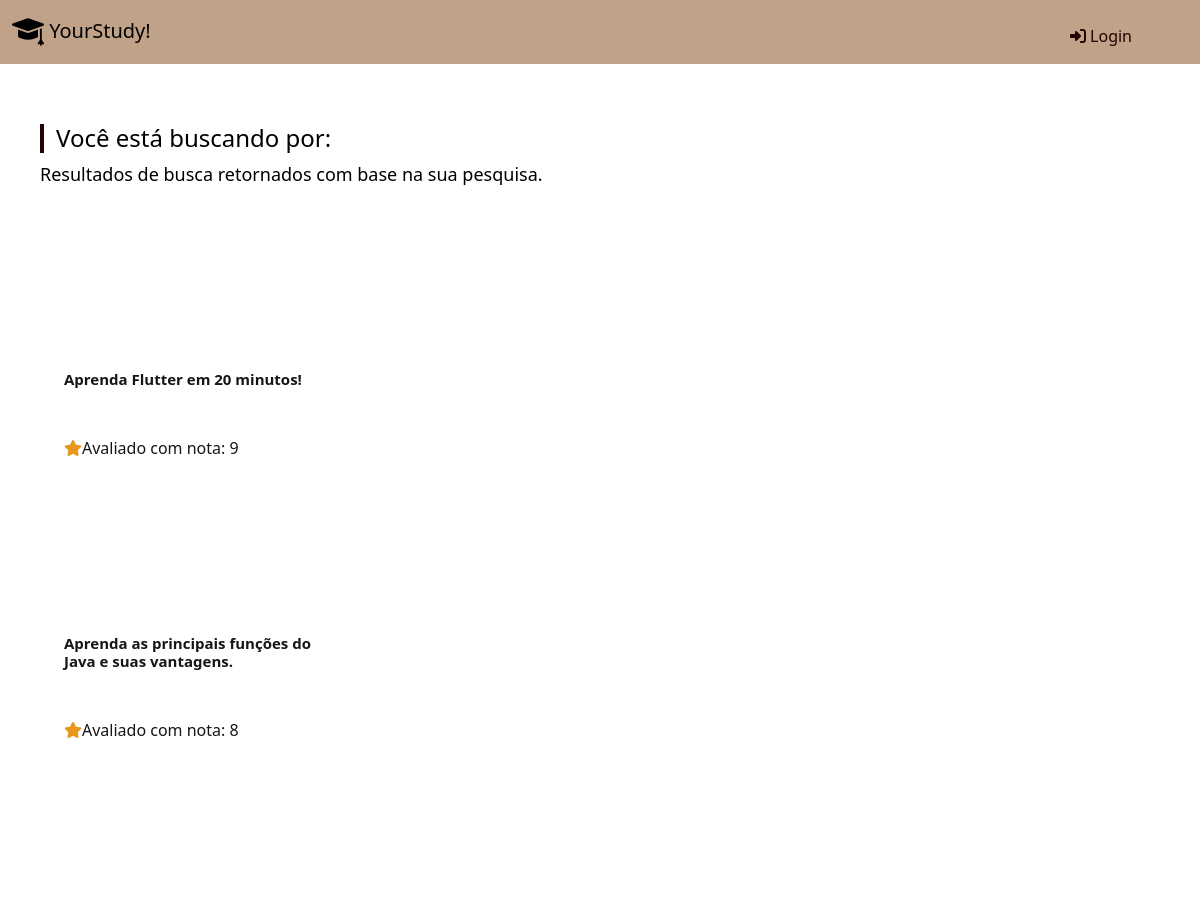
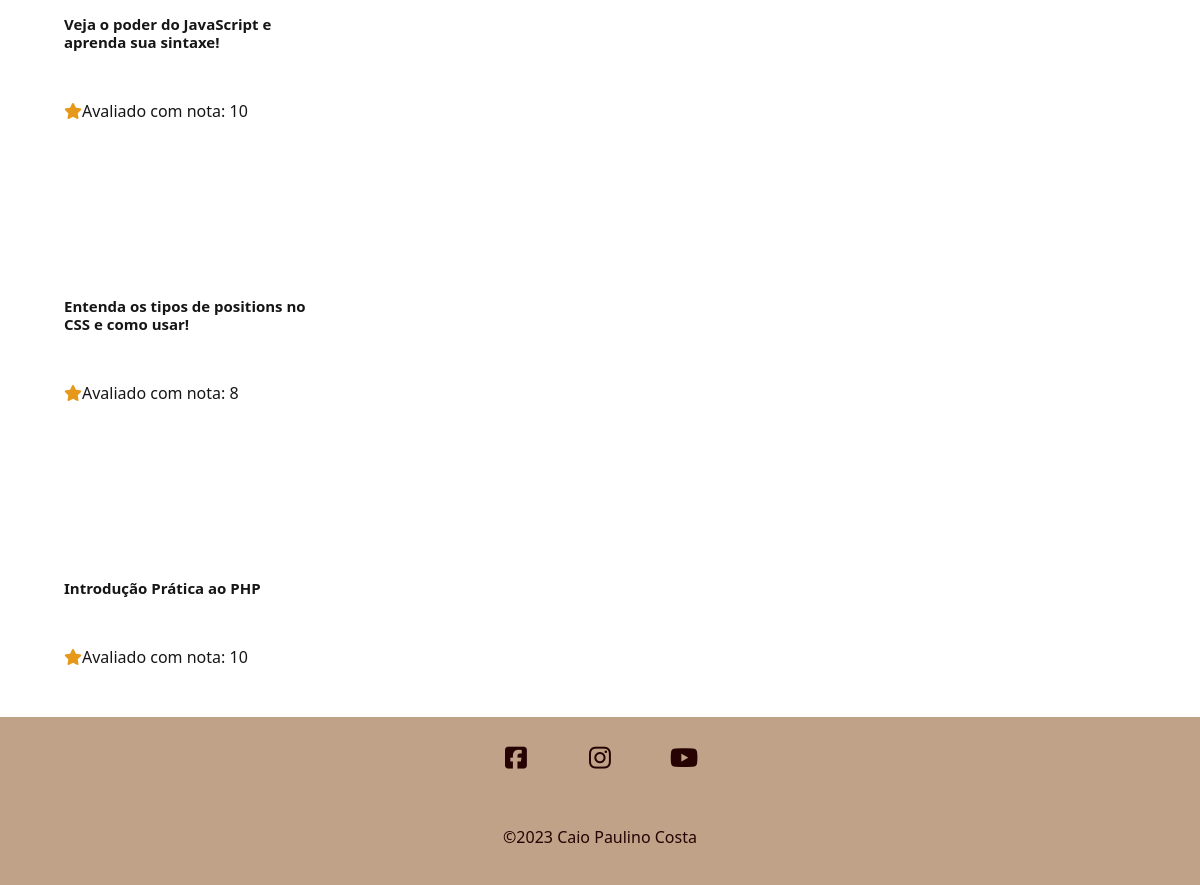
Screenshot of /search.php with the database file from the repository (2 pictures, top to bottom).
### tables this page shows
CREATE TABLE `lessons` (
  `id` int(11) UNSIGNED NOT NULL,
  `title` varchar(255) DEFAULT NULL,
  `description` varchar(255) DEFAULT NULL,
  `content` varchar(255) DEFAULT NULL,
  `image` varchar(255) DEFAULT NULL,
  `video` varchar(255) DEFAULT NULL,
  `category` varchar(255) DEFAULT NULL,
  `users_id` int(11) UNSIGNED DEFAULT NULL,
  `reviews_id` int(10) UNSIGNED DEFAULT NULL
);

### globals.php (called while the page is built, shortened)
<?php
  $BASE_URL = "http://" . $_SERVER["SERVER_NAME"] . dirname($_SERVER["REQUEST_URI"]."?") . "/";

### dao/LessonDAO.php (called while the page is built, shortened)
<?php
  require_once("dao/ReviewDAO.php");
class LessonDAO implements LessonDAOInterface {
    private $conn;
    private $url;
    public function __construct(PDO $conn, $url) {
        $this->conn = $conn;
        $this->url = $url;
    }
    public function buildLesson($data) {
        $lesson = new lesson();
        $lesson->id = $data["id"];
        $lesson->title = $data["title"];
        $lesson->description = $data["description"];
        $lesson->image = $data["image"];
        $lesson->video = $data["video"];
        $lesson->category = $data["category"];
        $lesson->content = $data["content"];
        $lesson->users_id = $data["users_id"];
      $reviewDao = new ReviewDao($this->conn, $this->url);
      $rating = $reviewDao->getRatings($lesson->id);
      $lesson->rating = $rating;
        return $lesson;
    }
    public function findByTitle($title) {
        $lessons = [];
        $stmt = $this->conn->prepare("SELECT * FROM lessons
                                      WHERE title LIKE :title");
        $stmt->bindValue(":title", '%'.$title.'%');
        $stmt->execute();
        if($stmt->rowCount() > 0) {
            $lessonsArray = $stmt->fetchAll();
          foreach($lessonsArray as $lesson) {
            $lessons[] = $this->buildLesson($lesson);
          }
        }
        return $lessons;
    }
  }

### dao/ReviewDAO.php (called while the page is built, shortened)
<?php
require_once("dao/UserDAO.php");
require_once("dao/LessonDAO.php");
class ReviewDao implements ReviewDAOInterface {
private $conn;
    public function __construct(PDO $conn, $url) {
        $this->conn = $conn;
    }
      public function getRatings($id) {
        $stmt = $this->conn->prepare("SELECT * FROM reviews WHERE lessons_id = :lessons_id");
        $stmt->bindParam(":lessons_id", $id);
        $stmt->execute();
        if($stmt->rowCount() > 0) {
          $rating = 0;
          $reviews = $stmt->fetchAll();
          foreach($reviews as $review) {
            $rating += $review["rating"];
          }
          $rating = $rating / count($reviews);
        } else {
          $rating = "Não avaliado";
        }
        return $rating;
      }
}

### templates/lesson_card.php (the view, shortened to what this page needs)
<div class="card m-2" style="width: 18rem;border:none;">
  <a href="<?= $BASE_URL ?>video_lesson.php?id=<?= $lesson-> id ?>"><div class="card-image" style="background-image: url('<?= $BASE_URL ?>img/lessons/<?= $lesson-> image ?>')"></div></a>
  <div class="card-body">
  <a href="<?= $BASE_URL ?>video_lesson.php?id=<?= $lesson-> id ?>" style="text-decoration: none; color: #161616;"><h2 class="card-title" style="font-weight: bold; font-size:15px;"><?= $lesson-> title ?></h2>
  </div>
  <div class="mt-4 ps-3"><i class="fa-solid fa-star" style="color: #e59819;"></i><span>Avaliado com nota: <?= $lesson->rating ?></span></div>
</div>

### search.php (shortened to what this page needs)
<?php
  require_once("templates/header.php");
  require_once("dao/LessonDAO.php");
  $lessonDao = new LessonDAO($conn, $BASE_URL);
  $q = filter_input(INPUT_GET, "q");
  $lessons = $lessonDao->findByTitle($q);
?>
  <div id="main-container" class="container-fluid">
    <h2 class="section-title" id="search-title">Você está buscando por: <span id="search-result"><?= $q ?></span></h2>
    <p class="section-description">Resultados de busca retornados com base na sua pesquisa.</p>
    <div class="movies-container">
      <?php foreach($lessons as $lesson): ?>
        <?php require("templates/lesson_card.php"); ?>
      <?php endforeach; ?>
    </div>
  </div>
<?php
  require_once("templates/footer.php");
?>

### css/styles.css (style rules this page uses)
body { margin: 0; padding: 0; min-height: auto; display: flex; flex-direction: column; }
#main-container { color: #000000; min-height: 80vh; padding: 40px; }
.section-title { font-size: 24px; border-left: 4px solid #260202; padding-left: 12px; margin-top: 20px; }
.section-description { color: #000000; font-size: 18px; }
.card-image { height: 150px; background-size: cover; background-position: center; }
#social-container a { color: #260202; transition: .5s; }

### rows the page displays
lessons: title "Aprenda Flutter em 20 minutos!", rating "9"
lessons: title "Aprenda as principais funções do Java e suas vantagens.", rating "8"
lessons: title "Veja o poder do JavaScript e aprenda sua sintaxe!", rating "10"
lessons: title "Entenda os tipos de positions no CSS e como usar!", rating "8"
lessons: title "Introdução Prática ao PHP", rating "10"
